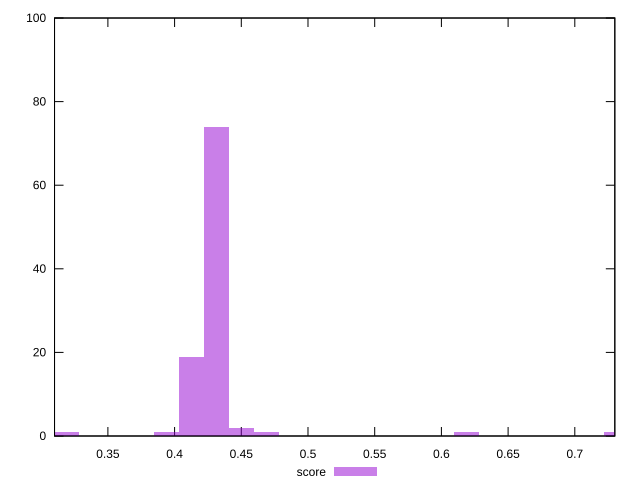

Here is the gnuplot script that generated this plot:
reset

$score <<EOF
0.31882550863500436 1
0.41259771705706444 19
0.4313521587414765 74
0.3938432753726524 1
0.45010660042588846 2
0.7314232256920687 1
0.4688610421103005 1
0.6188965755855966 1
EOF

set key outside below
set boxwidth 0.01875444168441202
set xrange [0.31:0.73]
set yrange [0:100]
set trange [0:100]
set style fill transparent solid 0.5 noborder
set terminal svg size 640, 490 enhanced background rgb 'white'
set output "reports/report_00030_2021-02-24T20-42-31.540Z/first-cpu-idle/samples/astro/score/histogram.svg"

plot $score title "score" with boxes

reset
